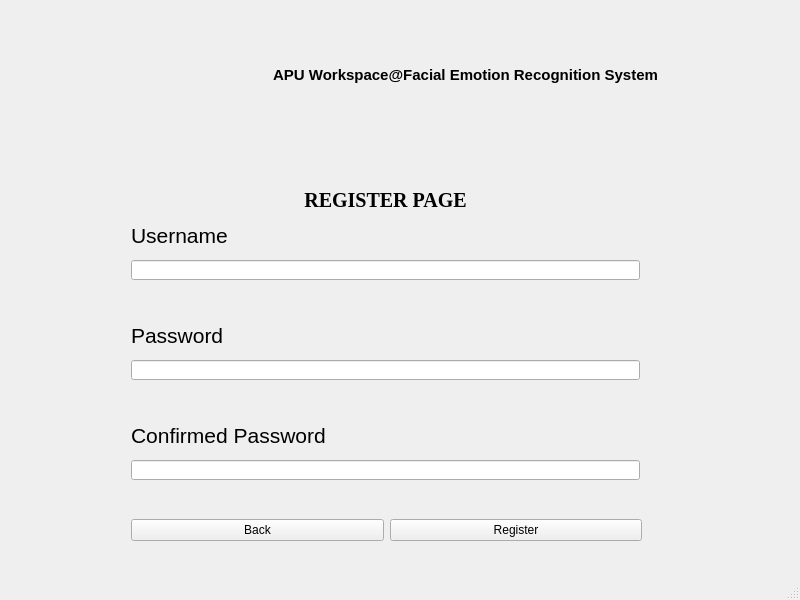
<?xml version="1.0" encoding="UTF-8"?>
<ui version="4.0">
 <class>MainWindow</class>
 <widget class="QMainWindow" name="MainWindow">
  <property name="geometry">
   <rect>
    <x>0</x>
    <y>0</y>
    <width>800</width>
    <height>600</height>
   </rect>
  </property>
  <property name="windowTitle">
   <string>MainWindow</string>
  </property>
  <widget class="QWidget" name="centralwidget">
   <widget class="QWidget" name="regPageWidget" native="true">
    <property name="geometry">
     <rect>
      <x>91</x>
      <y>150</y>
      <width>591</width>
      <height>421</height>
     </rect>
    </property>
    <widget class="QLineEdit" name="usernameRegInput">
     <property name="geometry">
      <rect>
       <x>40</x>
       <y>110</y>
       <width>509</width>
       <height>20</height>
      </rect>
     </property>
    </widget>
    <widget class="QLineEdit" name="passwordRegInput">
     <property name="geometry">
      <rect>
       <x>40</x>
       <y>210</y>
       <width>509</width>
       <height>20</height>
      </rect>
     </property>
     <property name="text">
      <string/>
     </property>
     <property name="echoMode">
      <enum>QLineEdit::Password</enum>
     </property>
    </widget>
    <widget class="QLabel" name="loginPageLabel">
     <property name="geometry">
      <rect>
       <x>40</x>
       <y>17</y>
       <width>509</width>
       <height>67</height>
      </rect>
     </property>
     <property name="font">
      <font>
       <family>Times New Roman</family>
       <pointsize>15</pointsize>
       <weight>75</weight>
       <bold>true</bold>
      </font>
     </property>
     <property name="text">
      <string>REGISTER PAGE</string>
     </property>
     <property name="alignment">
      <set>Qt::AlignCenter</set>
     </property>
    </widget>
    <widget class="QLabel" name="usernameRegLabel">
     <property name="geometry">
      <rect>
       <x>40</x>
       <y>70</y>
       <width>121</width>
       <height>31</height>
      </rect>
     </property>
     <property name="font">
      <font>
       <pointsize>16</pointsize>
      </font>
     </property>
     <property name="text">
      <string>Username</string>
     </property>
    </widget>
    <widget class="QLabel" name="passwordRegLabel">
     <property name="geometry">
      <rect>
       <x>40</x>
       <y>170</y>
       <width>121</width>
       <height>31</height>
      </rect>
     </property>
     <property name="font">
      <font>
       <pointsize>16</pointsize>
      </font>
     </property>
     <property name="frameShape">
      <enum>QFrame::NoFrame</enum>
     </property>
     <property name="frameShadow">
      <enum>QFrame::Plain</enum>
     </property>
     <property name="text">
      <string>Password</string>
     </property>
     <property name="alignment">
      <set>Qt::AlignLeading|Qt::AlignLeft|Qt::AlignVCenter</set>
     </property>
    </widget>
    <widget class="QLabel" name="passwordRegLabel_2">
     <property name="geometry">
      <rect>
       <x>40</x>
       <y>270</y>
       <width>251</width>
       <height>31</height>
      </rect>
     </property>
     <property name="font">
      <font>
       <pointsize>16</pointsize>
      </font>
     </property>
     <property name="frameShape">
      <enum>QFrame::NoFrame</enum>
     </property>
     <property name="frameShadow">
      <enum>QFrame::Plain</enum>
     </property>
     <property name="text">
      <string>Confirmed Password</string>
     </property>
     <property name="alignment">
      <set>Qt::AlignLeading|Qt::AlignLeft|Qt::AlignVCenter</set>
     </property>
    </widget>
    <widget class="QLineEdit" name="passwordRegInput_2">
     <property name="geometry">
      <rect>
       <x>40</x>
       <y>310</y>
       <width>509</width>
       <height>20</height>
      </rect>
     </property>
     <property name="text">
      <string/>
     </property>
     <property name="echoMode">
      <enum>QLineEdit::Password</enum>
     </property>
    </widget>
    <widget class="QWidget" name="horizontalLayoutWidget">
     <property name="geometry">
      <rect>
       <x>40</x>
       <y>340</y>
       <width>511</width>
       <height>80</height>
      </rect>
     </property>
     <layout class="QHBoxLayout" name="buttonLayout">
      <item>
       <widget class="QPushButton" name="backButton">
        <property name="text">
         <string>Back</string>
        </property>
       </widget>
      </item>
      <item>
       <widget class="QPushButton" name="regButton">
        <property name="text">
         <string>Register</string>
        </property>
       </widget>
      </item>
     </layout>
    </widget>
   </widget>
   <widget class="QWidget" name="loginWidget" native="true">
    <property name="geometry">
     <rect>
      <x>90</x>
      <y>10</y>
      <width>641</width>
      <height>131</height>
     </rect>
    </property>
    <widget class="QLabel" name="logoLabel">
     <property name="geometry">
      <rect>
       <x>20</x>
       <y>10</y>
       <width>101</width>
       <height>111</height>
      </rect>
     </property>
     <property name="styleSheet">
      <string notr="true">border-image: url(:/images/Icons/Logo-APU-200.png);
</string>
     </property>
     <property name="text">
      <string/>
     </property>
    </widget>
    <widget class="QLabel" name="titleLabel">
     <property name="geometry">
      <rect>
       <x>130</x>
       <y>20</y>
       <width>491</width>
       <height>91</height>
      </rect>
     </property>
     <property name="font">
      <font>
       <pointsize>11</pointsize>
       <weight>75</weight>
       <bold>true</bold>
      </font>
     </property>
     <property name="text">
      <string>APU Workspace@Facial Emotion Recognition System</string>
     </property>
     <property name="textFormat">
      <enum>Qt::RichText</enum>
     </property>
     <property name="alignment">
      <set>Qt::AlignCenter</set>
     </property>
    </widget>
   </widget>
  </widget>
  <widget class="QStatusBar" name="statusbar"/>
 </widget>
 <resources>
  <include location="res.qrc"/>
 </resources>
 <connections/>
</ui>
